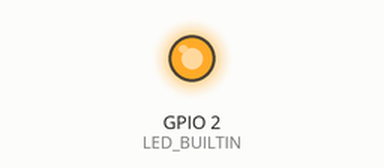
Simulated run of this sketch. Board: ESP8266 (NodeMCU). Parts: output pins drawn as LEDs (lit = HIGH, except the on-board LED, lit = LOW). WiFi joins after 1.5 s; servers stay silent unless stated.

Above: at 2.1 s.
At 8.0 s:
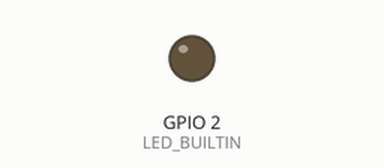
Timing chart, 0 to 9.1 s (numbered marks = the images above):
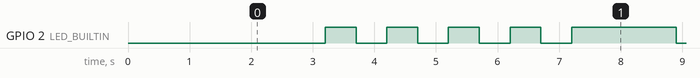

The sketch:

buss_ESP8266.ino
```cpp
#include <Arduino.h>
#include <ESP8266WiFi.h>
#include <ESP8266WiFiMulti.h>
#include <ESP8266HTTPClient.h>

ESP8266WiFiMulti WiFiMulti;

//konstanter som gjoer koden mer lesbar
const int ON = 100;
const int OFF = 200;

void setup() {
  // put your setup code here, to run once:
  Serial.begin(115200); //i tilfelle kommunikasjon med aruduino skal brukes
  pinMode(LED_BUILTIN, OUTPUT);

  delay(1000);
  WiFiMulti.addAP("hubbub", "hubbub17"); //SSID og passord
}

void loop() {
  // put your main code here, to run repeatedly:
  if ((WiFiMulti.run() == WL_CONNECTED)) {

    //Koble til
    HTTPClient http;
    http.begin("http://95.85.58.5:8080/status"); //adresse for aa sjekke status
    int httpCode = http.GET(); //koble til og les av resultat

    //behandle svar
    if (httpCode > 0) {
      String svar = http.getString();
      if (svar.equals("1")) {
        //bussen er tilkalt
        digitalWrite(LED_BUILTIN, LOW); //HIGH og LOW er omvendt paa inbygd LED
        onTilkalt();
      } else if (svar.equals("0")) {
        //bussen er IKKE tilkalt
        digitalWrite(LED_BUILTIN, HIGH);
        onIkkeTilkalt();
      } else {
        intervalBlink(500); //blink for serverside feil
      }
    } else {
      intervalBlink(500); //blink for serverside feil
    }

    http.end();
  } else {
    intervalBlink(100); //blink raskt for tilkoblingsfeil
  }

  //det er ikke noe poeng aa sjekke oftere enn en gang i sekundet
  //det bare bruker opp nettverk, saa vent litt
  delay(1000);
}

void onTilkalt() {
  //kalles naar bussen er tilkalt
  //her ville mer ting for aa interface med systemet paa bussen vaert
  Serial.write(ON);
}

void onIkkeTilkalt() {
  //kalles naar bussen IKKE er tilkalt
  Serial.write(OFF);
}

//blink flere ganger i satt hastighet, betyr at noe er feil
void intervalBlink(int tid) {
  for (int i = 0; i < 5; i++) {
    digitalWrite(LED_BUILTIN, LOW);
    delay(tid);
    digitalWrite(LED_BUILTIN, HIGH);
    delay(tid);
  }
}
```

Measured:
- by itself, GPIO 2 (LED_BUILTIN): repeats every 6.2 s: 3 × (LOW 0.50 s, HIGH 0.50 s), LOW 0.50 s, HIGH 1.7 s, LOW 0.50 s, HIGH 0.50 s
- by itself, everything shown: repeats every 6.2 s, in 10 steps
